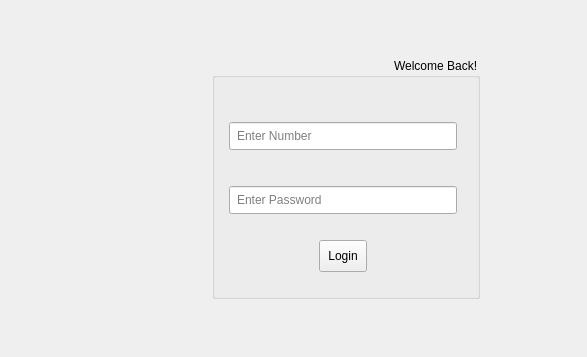
<?xml version="1.0" encoding="UTF-8"?>
<ui version="4.0">
 <class>Login</class>
 <widget class="QWidget" name="Login">
  <property name="geometry">
   <rect>
    <x>0</x>
    <y>0</y>
    <width>587</width>
    <height>357</height>
   </rect>
  </property>
  <property name="windowTitle">
   <string>Form</string>
  </property>
  <property name="styleSheet">
   <string notr="true"> background-image: linear-gradient(to right, red , yellow);</string>
  </property>
  <layout class="QHBoxLayout" name="horizontalLayout">
   <item>
    <widget class="QLabel" name="label">
     <property name="sizePolicy">
      <sizepolicy hsizetype="Fixed" vsizetype="Expanding">
       <horstretch>0</horstretch>
       <verstretch>0</verstretch>
      </sizepolicy>
     </property>
     <property name="text">
      <string/>
     </property>
    </widget>
   </item>
   <item>
    <widget class="QGroupBox" name="groupBox">
     <property name="sizePolicy">
      <sizepolicy hsizetype="Maximum" vsizetype="Maximum">
       <horstretch>0</horstretch>
       <verstretch>0</verstretch>
      </sizepolicy>
     </property>
     <property name="layoutDirection">
      <enum>Qt::RightToLeft</enum>
     </property>
     <property name="styleSheet">
      <string notr="true"/>
     </property>
     <property name="title">
      <string>Welcome Back!</string>
     </property>
     <property name="flat">
      <bool>false</bool>
     </property>
     <layout class="QFormLayout" name="formLayout">
      <item row="1" column="1">
       <widget class="QLineEdit" name="mob_number">
        <property name="styleSheet">
         <string notr="true">margin:35% 5% 15% 5%;padding:5%;</string>
        </property>
        <property name="placeholderText">
         <string>Enter Number</string>
        </property>
       </widget>
      </item>
      <item row="2" column="1">
       <widget class="QLineEdit" name="password">
        <property name="styleSheet">
         <string notr="true">margin:15% 5% 5% 5%;padding:5%</string>
        </property>
        <property name="placeholderText">
         <string>Enter Password</string>
        </property>
       </widget>
      </item>
      <item row="3" column="1">
       <widget class="QPushButton" name="login_btn">
        <property name="styleSheet">
         <string notr="true">margin:15px 95px 15px 95px;padding:8px;</string>
        </property>
        <property name="text">
         <string>Login</string>
        </property>
        <property name="checkable">
         <bool>false</bool>
        </property>
        <property name="checked">
         <bool>false</bool>
        </property>
       </widget>
      </item>
     </layout>
    </widget>
   </item>
  </layout>
 </widget>
 <resources/>
 <connections/>
</ui>
